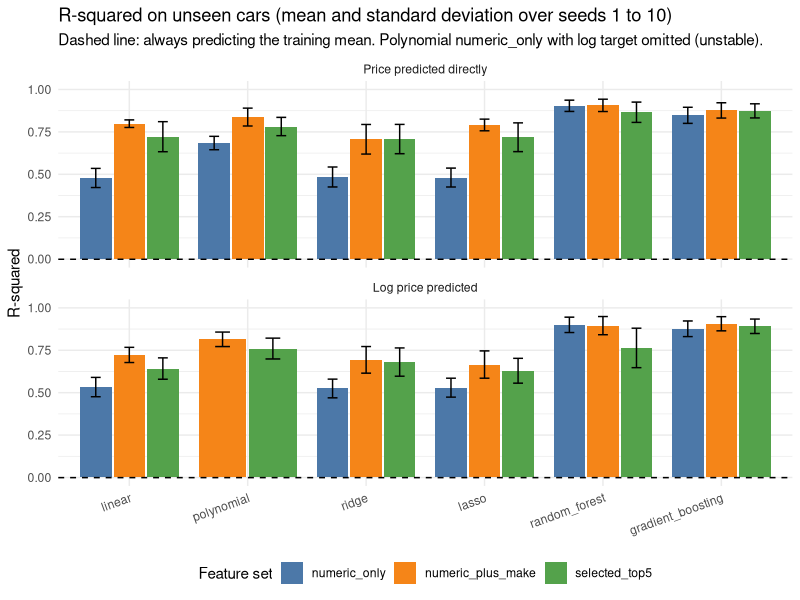
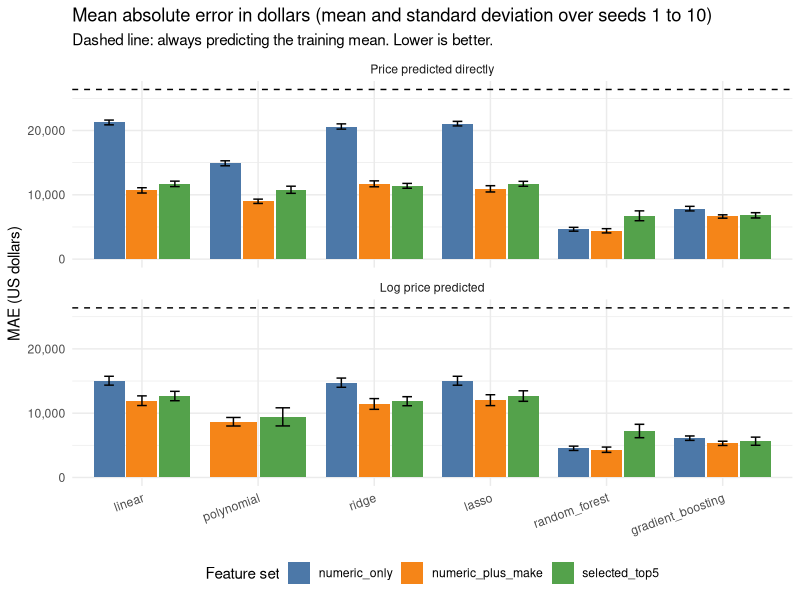
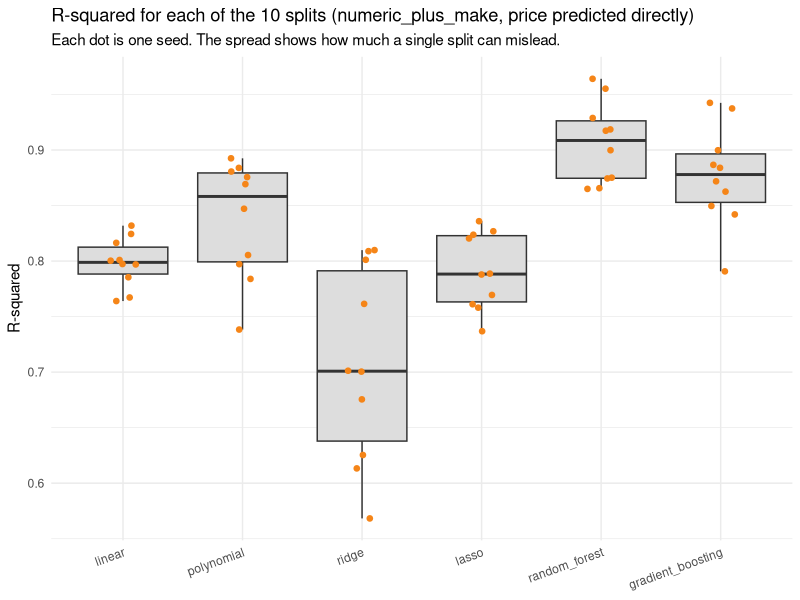

Source code (R) for these figures, in order:
library(ggplot2)

light_theme <- theme_minimal() + theme(
  plot.background = element_rect(fill = "white", colour = NA),
  panel.background = element_rect(fill = "white", colour = NA),
  legend.position = "bottom"
)

feature_set_colours <- c(numeric_only = "#4C78A8", numeric_plus_make = "#F58518", selected_top5 = "#54A24B")
model_order <- c("linear", "polynomial", "ridge", "lasso", "random_forest", "gradient_boosting")

summary_table <- read.csv(file.path("revised", "results", "main_metrics_summary.csv"))
by_seed_table <- read.csv(file.path("revised", "results", "main_metrics_by_seed.csv"))

baseline_table <- summary_table[summary_table$feature_set == "none", ]
model_table <- summary_table[summary_table$feature_set != "none", ]
model_table$model <- factor(model_table$model, levels = model_order)
unstable_row <- model_table$model == "polynomial" & model_table$feature_set == "numeric_only" & model_table$target_scale == "log"
model_table <- model_table[!unstable_row, ]
model_table$target_scale <- factor(model_table$target_scale, levels = c("dollars", "log"), labels = c("Price predicted directly", "Log price predicted"))

mean_baseline <- baseline_table[baseline_table$model == "mean_baseline", ]

r_squared_plot <- ggplot(model_table, aes(model, R2_mean, fill = feature_set)) +
  geom_col(position = position_dodge(width = 0.85), width = 0.8) +
  geom_errorbar(aes(ymin = R2_mean - R2_sd, ymax = pmin(R2_mean + R2_sd, 1)), position = position_dodge(width = 0.85), width = 0.25) +
  geom_hline(yintercept = mean_baseline$R2_mean, linetype = "dashed") +
  facet_wrap(~ target_scale, ncol = 1) +
  scale_fill_manual(values = feature_set_colours, name = "Feature set") +
  coord_cartesian(ylim = c(0, 1)) +
  labs(title = "R-squared on unseen cars (mean and standard deviation over seeds 1 to 10)",
       subtitle = "Dashed line: always predicting the training mean. Polynomial numeric_only with log target omitted (unstable).",
       x = NULL, y = "R-squared") +
  light_theme + theme(axis.text.x = element_text(angle = 20, hjust = 1))
ggsave(file.path("revised", "figures", "metrics_r_squared.png"), r_squared_plot, width = 9, height = 8, dpi = 150, bg = "white")

mae_plot <- ggplot(model_table, aes(model, MAE_mean, fill = feature_set)) +
  geom_col(position = position_dodge(width = 0.85), width = 0.8) +
  geom_errorbar(aes(ymin = pmax(MAE_mean - MAE_sd, 0), ymax = MAE_mean + MAE_sd), position = position_dodge(width = 0.85), width = 0.25) +
  geom_hline(yintercept = mean_baseline$MAE_mean, linetype = "dashed") +
  facet_wrap(~ target_scale, ncol = 1) +
  scale_fill_manual(values = feature_set_colours, name = "Feature set") +
  scale_y_continuous(labels = function(value) format(value, big.mark = ",")) +
  labs(title = "Mean absolute error in dollars (mean and standard deviation over seeds 1 to 10)",
       subtitle = "Dashed line: always predicting the training mean. Lower is better.",
       x = NULL, y = "MAE (US dollars)") +
  light_theme + theme(axis.text.x = element_text(angle = 20, hjust = 1))
ggsave(file.path("revised", "figures", "metrics_mae.png"), mae_plot, width = 9, height = 8, dpi = 150, bg = "white")

seed_table <- by_seed_table[by_seed_table$target_scale == "dollars" & by_seed_table$feature_set == "numeric_plus_make", ]
seed_table$model <- factor(seed_table$model, levels = model_order)
seed_plot <- ggplot(seed_table, aes(model, R2)) +
  geom_boxplot(outlier.shape = NA, fill = "#DDDDDD") +
  geom_point(position = position_jitter(width = 0.12, height = 0, seed = 1), size = 1.6, colour = "#F58518") +
  labs(title = "R-squared for each of the 10 splits (numeric_plus_make, price predicted directly)",
       subtitle = "Each dot is one seed. The spread shows how much a single split can mislead.",
       x = NULL, y = "R-squared") +
  light_theme + theme(axis.text.x = element_text(angle = 20, hjust = 1))
ggsave(file.path("revised", "figures", "metrics_r_squared_by_seed.png"), seed_plot, width = 9, height = 5, dpi = 150, bg = "white")
cat("✓ wrote metric comparison figures\n")
